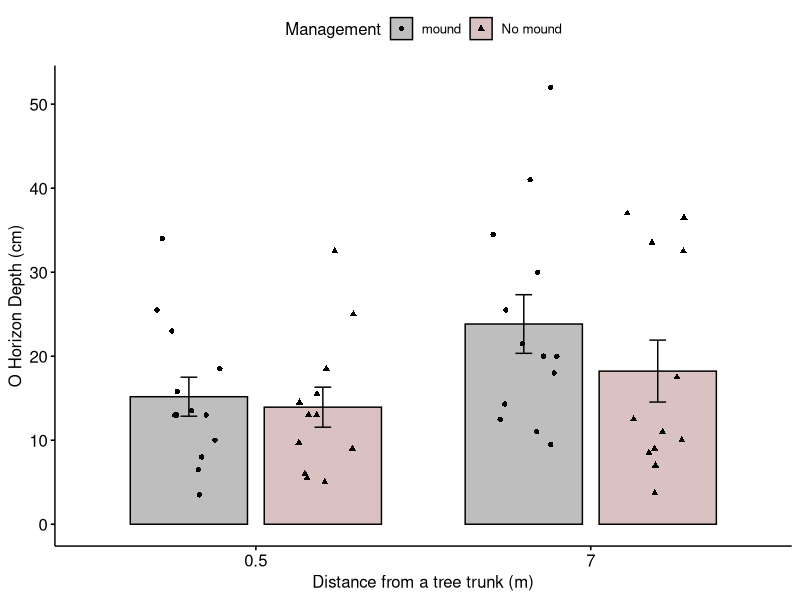
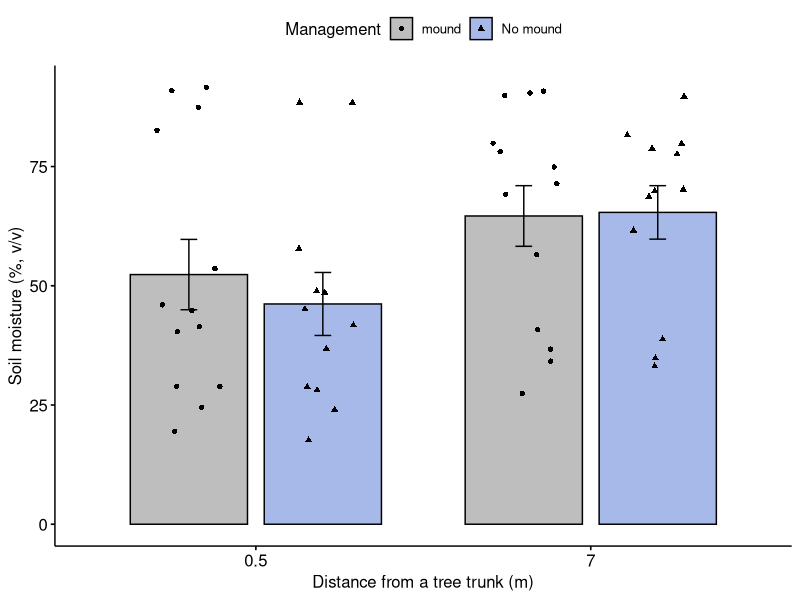
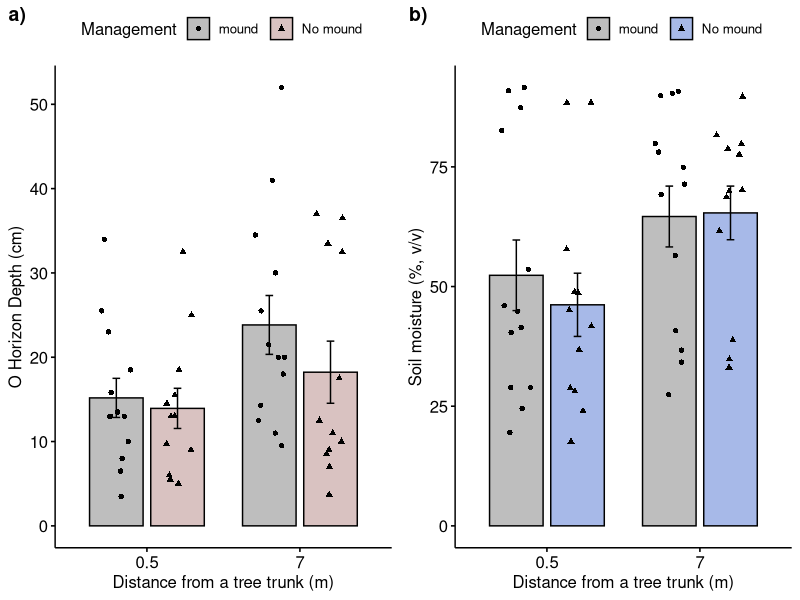

Write R code to recreate these figures, in order. (Note: this script raises an error after producing the figures.)
# Date: 17/09/2025 (created, latest update 14/09/2025)
# Author: Mako Shibata (s2471259@ed.ac.uk)
# Objective: Depth and moisture analyses - Management specific 

# Libraries ----
library(tidyr) #formatting
library(dplyr) #manipulation 
library(ggplot2) #visualisation
library(readr) #manipulation
library(ggpubr)
install.packages("colourpicker")

# Defining functions ----
theme.LPI <- function(){
  theme_bw()+
    theme(axis.text.x=element_text(size=12, angle=0, vjust=1, hjust=1, color="black"), 
          axis.text.y=element_text(size=12, color="black"), 
          axis.title.x=element_text(size=14, face="plain", color="black"), 
          axis.title.y=element_text(size=14, face="plain", color="black"), 
          panel.grid.major.x=element_blank(), 
          panel.grid.minor.x=element_blank(), 
          panel.grid.minor.y=element_blank(), 
          panel.grid.major.y=element_blank(), 
          plot.margin=unit(c(0.5, 0.5, 0.5, 0.5), units= , "cm"), 
          plot.title = element_text(size=20, vjust=1, hjust=0.5), 
          legend.text = element_text(size=12, face="italic", color="black"), 
          legend.title = element_blank(), 
          legend.position=c(0.9,0.9))
}


# Set the WD ----
setwd("/Users/Owner/Library/CloudStorage/OneDrive-UniversityofEdinburgh/#00_EM/Project_Soil Microclimate")

# Import data ----
soil_all <- read.csv("soil_all.csv")
View(soil_all)

# Management-specific ----
## A) Visualisation
### Classifying tree ID based on management 
soil_all<- soil_all %>% 
  mutate(soil_all, Management = case_when(
    TreeID %in% c(1, 2, 3, 4, 5, 6, 7, 21, 22, 23, 24, 25) ~ "No mound", 
    TRUE ~ "mound"))

colnames(soil_all)
str(soil_all)
length(soil_all[soil_all$Management == "mound",])
length(soil_all[soil_all$Management == "No mound", ])

### Distance vs O Horizon depth (cm)
p8 <- ggbarplot(
  soil_all, x = "Distance", y = "Depth_cm", 
  add = c("mean_se", "jitter"), 
  add.params = list(shape = "Management"),
  fill= "Management", palette = c(
    "No mound" = "#D9C2C1", 
    "mound" = "gray"),
  position = position_dodge(0.8)
) + 
  labs(x = "Distance from a tree trunk (m)", y = "O Horizon Depth (cm)")

p8

### Distance vs Soil moisture (cm)
p9 <- ggbarplot(
  soil_all, x = "Distance", y = "Moisture_vv", 
  add = c("mean_se", "jitter"), 
  add.params = list(shape = "Management"),
  fill= "Management", palette = c(
    "No mound" = "#A7B9E8", 
    "mound" = "gray"),
  position = position_dodge(0.8)
) + 
  labs(x = "Distance from a tree trunk (m)", y = "Soil moisture (%, v/v)")

p9

combined_plot <- ggarrange(
  p8, p9,
  labels = c("a)", "b)"),
  ncol = 2, nrow = 1,
  common.legend = FALSE
)
print(combined_plot)

### Calculating SEs
#### calculating the standard error of depth. <MOUND> 
mound <- soil_all[soil_all$Management == "mound", ]
mound$count <- row_number(mound)
View(mound)

sd_depth_mound_0.5 = sd(mound$Depth_cm[mound$Distance == 0.5])
se_depth_mound_0.5 <- sd_depth_mound_0.5/sqrt(13)
print(se_depth_mound_0.5)
# 2.321145 cm for 0.5 m 

sd_depth_mound_7.0 = sd(mound$Depth_cm[mound$Distance == 7.0])
se_depth_mound_7.0 <- sd_depth_mound_7.0/sqrt(13)
print(se_depth_mound_7.0)
# 3.490801 cm for 7.0 m

#### calculating the standard error of moisture. <MOUND> 
sd_moisutre_mound_0.5 = sd(mound$Moisture_vv[mound$Distance == 0.5])
sd_moisutre_mound_0.5
se_moisture_mound_0.5 <- sd_moisutre_mound_0.5/sqrt(13)
print(se_moisture_mound_0.5)
# 8.409505 cm for 0.5 m 

sd_moisutre_mound_7.0 = sd(mound$Moisture_vv[mound$Distance == 7.0])
se_moisutre_mound_7.0 <- sd_moisutre_mound_7.0/sqrt(13)
print(se_moisutre_mound_7.0)
# 7.245946 cm for 7.0 m

#### calculating the standard error of depth. <NO MOUND> 

### calculating the standard error of moisture. <NO MOUND>

## B) ANOVA 
depth_lm = lm(Depth_cm ~ Distance, data = mound)
depth_anov = aov(depth_lm, data = soil_birch)
summary(depth_anov)

tapply(soil_birch$Depth_cm, soil_birch$Distance, mean, na.rm=TRUE)
# No significant relation, p = 0.928. 
# Mean 0.5 m: 14.54706 cm, 0.7 m: 18.02941 

plot(depth_lm) 
# Residuals vs. fitted: linearity met. 
# Q-Q plot generally follows the same line, residuals normally distributed. 
# Residuals variances are equal. 
# No significant outliers outside the Cook's distance. 

moisture_lm <- lm(Moisture_vv ~ Distance, data = soil_birch)
moisture_anov <- aov(moisture_lm)
summary(moisture_anov)

tapply(soil_birch$Moisture_vv, soil_birch$Distance, mean, na.rm=TRUE)
# No significant relation, p = 0.822. 
# Mean 0.5 m: 49.35882%, 0.7 m: 61.09412%

plot(moisture_lm)
# Linearity met.
# Q-Q plot generally follows the same line. 
# Residual variances are generally equal.
# No significant outliers outside the Cook's distance. 
